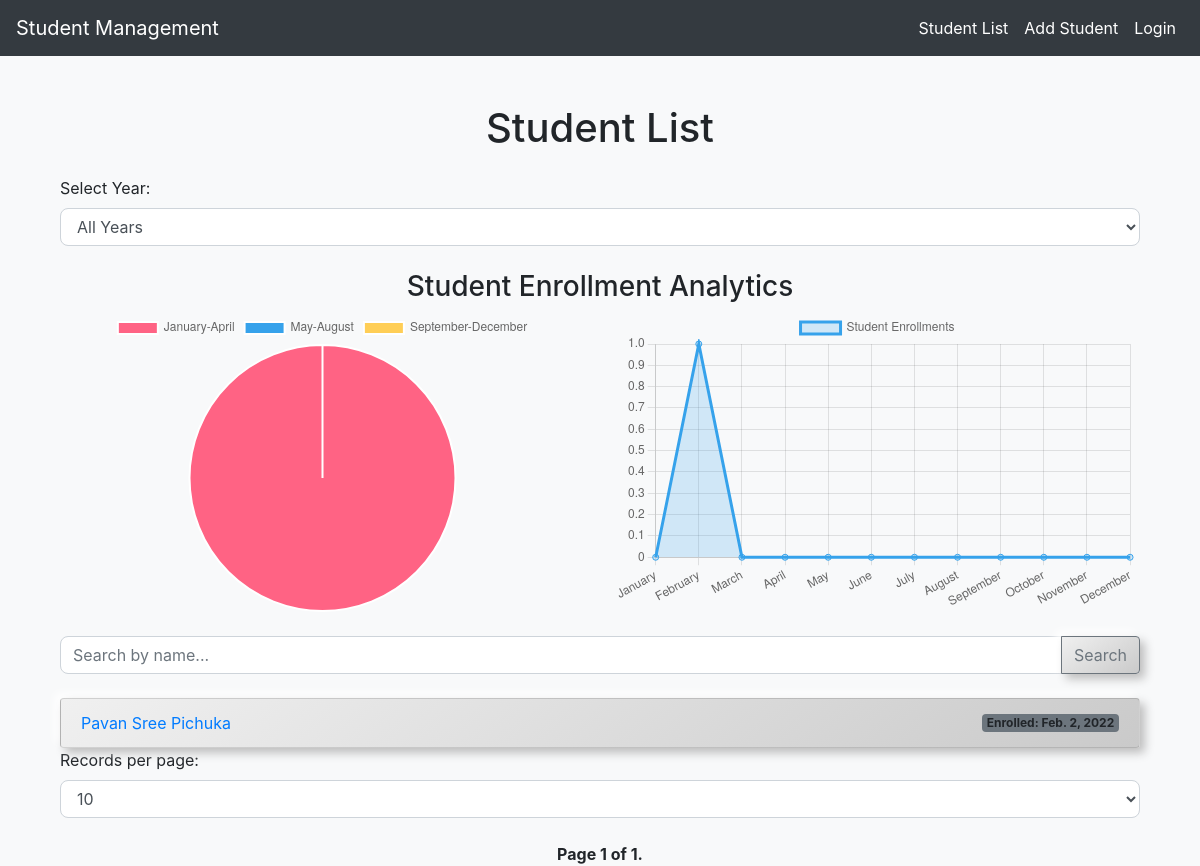
The page / on the database its author committed.
### management/models.py (models this page shows)
class Student(models.Model):
    first_name = models.CharField(max_length=50)
    last_name = models.CharField(max_length=50)
    email = models.EmailField(unique=True)  # Ensures unique email addresses
    date_of_birth = models.DateField()
    enrollment_date = models.DateField()
    grade = models.IntegerField(validators=[MinValueValidator(1), MaxValueValidator(12)])  # Ensures grade is between 1 and 12

### management/views.py (the view)
# urls.py: path('', views.student_list, name='student_list'),
def student_list(request):
    query = request.GET.get('q', '')
    selected_year = request.GET.get('selected_year', '')
    try:
        records_per_page = int(request.GET.get('records_per_page', 10))
        if records_per_page not in [1, 5, 10, 15, 20, 25]:
            records_per_page = 10
    except ValueError:
        records_per_page = 10
    students = Student.objects.filter(
        Q(first_name__icontains=query) | Q(last_name__icontains=query)
    ) if query else Student.objects.all()
    if selected_year:
        try:
            selected_year = int(selected_year)  # Convert to int only if it's not empty
            students_for_year = students.filter(enrollment_date__year=selected_year)
        except ValueError:
            students_for_year = students  # If there's an error in conversion, show all
    else:
        students_for_year = students  # Show all students if "All Years" is selected
    paginator = Paginator(students_for_year, records_per_page)  # Paginate based on the filtered list
    page_number = request.GET.get('page')
    page_obj = paginator.get_page(page_number)
    available_years = Student.objects.dates('enrollment_date', 'year').distinct()
    jan_apr_count = students_for_year.filter(enrollment_date__month__in=[1, 2, 3, 4]).count()
    may_aug_count = students_for_year.filter(enrollment_date__month__in=[5, 6, 7, 8]).count()
    sep_dec_count = students_for_year.filter(enrollment_date__month__in=[9, 10, 11, 12]).count()
    graph_labels = [
        'January', 'February', 'March', 'April', 'May', 'June',
        'July', 'August', 'September', 'October', 'November', 'December'
    ]
    graph_data = [
        students_for_year.filter(enrollment_date__month=month).count()
        for month in range(1, 13)
    ]
    enrollment_data = json.dumps({
        'pieChartData': [jan_apr_count, may_aug_count, sep_dec_count],
        'graphLabels': graph_labels,
        'graphData': graph_data
    })
    return render(request, 'management/student_list.html', {
        'page_obj': page_obj,
        'query': query,
        'records_per_page': records_per_page,
        'records_per_page_options': [1, 5, 10, 15, 20, 25],
        'available_years': available_years,
        'selected_year': selected_year,
        'enrollment_data': enrollment_data,
    })

### management/templates/management/student_list.html (shortened to what this page needs)
{% extends 'base.html' %}
{% block content %}
<div class="container student-list mt-5">
    <h1 class="text-center mb-4">Student List</h1>
    <form method="get" action="{% url 'student_list' %}" class="mb-4">
        <div class="form-group">
            <label for="year_selection">Select Year:</label>
            <select name="selected_year" id="year_selection" class="form-control" onchange="this.form.submit()">
                <option value="" {% if not selected_year %}selected{% endif %}>All Years</option>
            </select>
        </div>
    </form>
    <div class="data-analytics mb-4">
        <h3 class="text-center">Student Enrollment Analytics</h3>
        <div class="row">
            <div class="col-md-6">
                <canvas id="enrollmentPieChart"></canvas>
            </div>
            <div class="col-md-6">
                <canvas id="enrollmentLineGraph"></canvas>
            </div>
        </div>
    </div>
    <form method="get" action="{% url 'student_list' %}" class="mb-4">
        <div class="input-group">
            <input type="text" name="q" class="form-control" placeholder="Search by name..." aria-label="Search by name" value="{{ query|default:'' }}">
            <div class="input-group-append">
                <button class="btn btn-outline-secondary" type="submit">Search</button>
            </div>
        </div>
    </form>
    <ul class="list-group">
        {% for student in page_obj %}
            <li class="list-group-item student-item d-flex justify-content-between align-items-center">
                <a href="{% url 'student_detail' student.pk %}" class="student-link">{{ student.first_name }} {{ student.last_name }}</a>
                <span class="badge bg-secondary">Enrolled: {{ student.enrollment_date }}</span>
            </li>
        {% endfor %}
    </ul>
    <form method="get" action="{% url 'student_list' %}" class="mb-4">
        <div class="form-group">
            <label for="records_per_page">Records per page:</label>
            <select name="records_per_page" id="records_per_page" class="form-control" onchange="this.form.submit()">
                {% for option in records_per_page_options %}
                    <option value="{{ option }}" {% if records_per_page == option %}selected{% endif %}>{{ option }}</option>
                {% endfor %}
            </select>
        </div>
    </form>
    <div class="pagination mt-4">
        <span class="step-links">
            <span class="current">
                Page {{ page_obj.number }} of {{ page_obj.paginator.num_pages }}.
            </span>
        </span>
    </div>
</div>
<script>
    // Add JSON data as script to pass Python data to JavaScript
    const studentEnrollmentData = JSON.parse('{{ enrollment_data|safe }}');
    // Pie Chart for Enrollment Analytics
    const ctxPie = document.getElementById('enrollmentPieChart').getContext('2d');
    const enrollmentPieChart = new Chart(ctxPie, {
        type: 'pie',
        data: {
            labels: ['January-April', 'May-August', 'September-December'],
            datasets: [{
                data: studentEnrollmentData.pieChartData,
                backgroundColor: ['#ff6384', '#36a2eb', '#ffce56'],
            }]
        },
        options: {
            responsive: true,
            maintainAspectRatio: false,
        }
    });
    // Line Graph for Enrollment Trend
    const ctxLine = document.getElementById('enrollmentLineGraph').getContext('2d');
    const enrollmentLineGraph = new Chart(ctxLine, {
        type: 'line',
        data: {
            labels: studentEnrollmentData.graphLabels,
            datasets: [{
                label: 'Student Enrollments',
                data: studentEnrollmentData.graphData,
                borderColor: '#36a2eb',
                backgroundColor: 'rgba(54, 162, 235, 0.2)',
                fill: true,
            }]
        },
        options: {
            responsive: true,
            maintainAspectRatio: false,
            scales: {
                y: {
                    beginAtZero: true
                }
            }
        }
    });
</script>
{% endblock %}

### management/templates/base.html (style rules this page uses)
body { background-color: #f8f9fa; }

### management/templates/management/student_list.html (style rules this page uses)
.student-list { animation: fadeIn 1s ease-in-out; }
.student-item { transition: transform 0.3s, background-color 0.3s, box-shadow 0.3s; border-radius: 0.5rem; background: linear-gradient(145deg, #f0f0f0, #cacaca); box-shadow: 5px 5px 10px #bebebe, -5px -5px 10px #ffffff; }
.student-link { text-decoration: none; color: #007bff; transition: color 0.3s; }
.pagination { display: flex; justify-content: center; align-items: center; }
.pagination .current { margin: 0 10px; font-weight: bold; }
.input-group-append .btn-outline-secondary { background: linear-gradient(145deg, #f0f0f0, #cacaca); box-shadow: 5px 5px 10px #bebebe, -5px -5px 10px #ffffff; transition: background 0.3s, box-shadow 0.3s; }
.form-control { border-radius: 0.5rem; transition: box-shadow 0.3s; }
.data-analytics { margin-bottom: 3rem; }
.data-analytics canvas { width: 100%; height: 400px; }

### rows shown on the page
Student: first_name "Pavan Sree", last_name "Pichuka", enrollment_date "Feb. 2, 2022"

### other values the page prints
{{ page_obj.number }} "1"
{{ page_obj.paginator.num_pages }} "1"
form field records_per_page "10"
chart data {{ enrollment_data|safe }} {"pieChartData": [1, 0, 0], "graphLabels": ["January", "February", "March", "April", "May", "June", "July", "August", "September", "October", "November", "December"], "graphData": [0, 1, 0, 0, 0, 0, 0, 0, 0, 0, 0, 0]}
